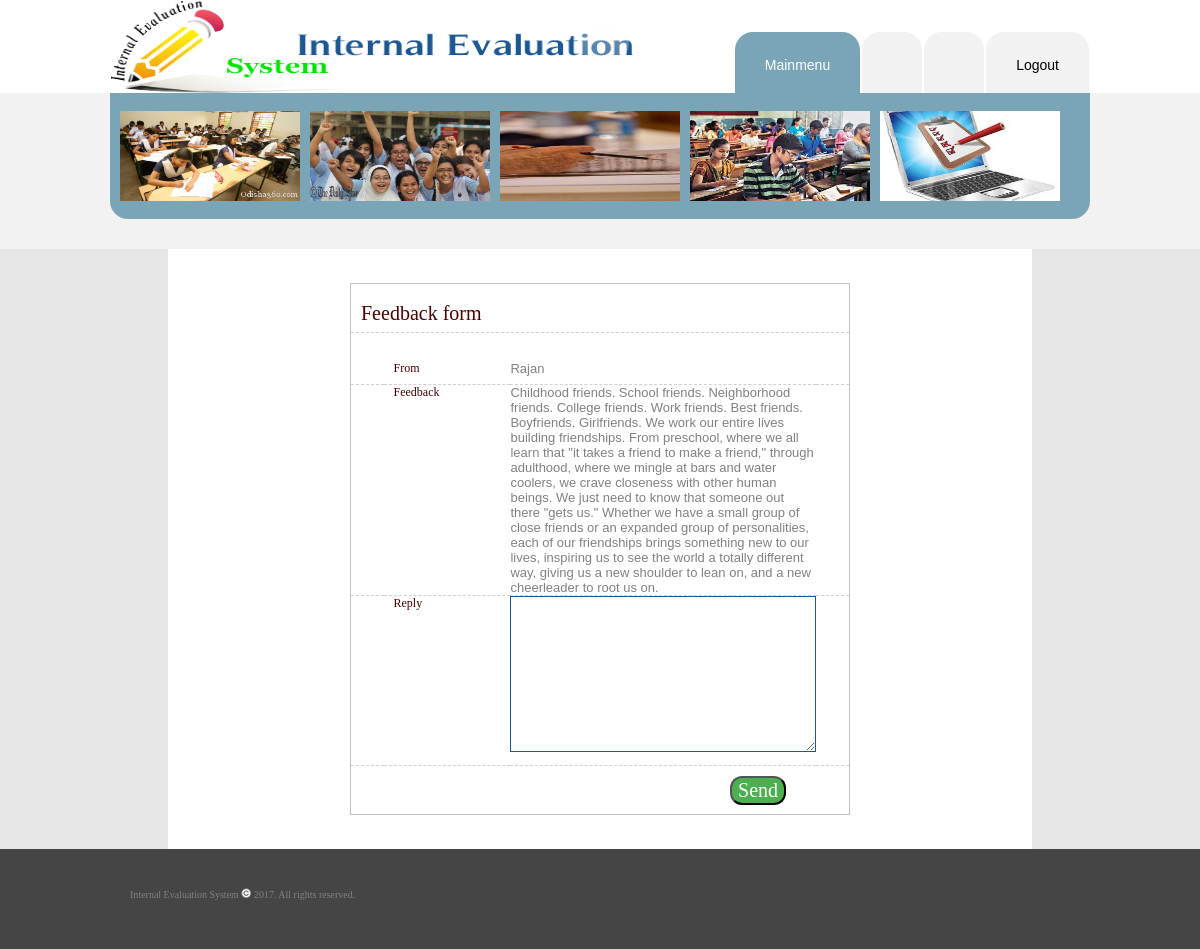
Page /danish/feedback_reply.php?sid=58ed04c84c143 (signed in) on the committed database.
### tables this page shows
CREATE TABLE IF NOT EXISTS `feedback` (
  `feedbackid` varchar(50) NOT NULL,
  `fromuser` varchar(50) NOT NULL,
  `feedback` text NOT NULL,
  `reply` text NOT NULL,
  `dateofreply` varchar(20) NOT NULL,
  `status` varchar(1) NOT NULL DEFAULT 'T',
  `date` varchar(20) NOT NULL
);

### danish/feedback_reply.php (the view, shortened to what this page needs)
<?php
$error=isset($_REQUEST["error"])?$_REQUEST["error"]:"";
$sid=isset($_REQUEST["sid"])?$_REQUEST["sid"]:"";
include("cont.php");
$p="select * from feedback where feedbackid='$sid'";
$qry=mysqli_query($con,$p);
$res=mysqli_fetch_row($qry);
include("admintop.php");
?>
<form action="feedback_reply.php" method="post">
  <div align="center">
    <center>
    <table border="0" cellpadding="0" cellspacing="0" width="72%" height="600" class="bkwhite">
      <tr>
        <td width="100%" height="448">
        <div align="center">
          <center>
          <table border="0" cellpadding="0" cellspacing="0" width="70%" height="187" class="tab">
            <tr>
              <td width="118%" colspan="5" height="38" class="title" id="border_bottom">
              Feedback form</td>
            </tr>
            <tr>
              <td width="100%" colspan="5" height="20" class="msg"><center><?=$error?></center></td>
            </tr>
            <tr>
              <td width="1%" height="31" id="border_bottom">&nbsp;</td>
              <td width="34%" height="31" class="labels" id="border_bottom">
              From</td>
              <td width="61%" height="31" id="border_bottom" colspan="2" >
              <?=$res[1]?></td>
              <td width="25%" height="31" id="border_bottom">&nbsp;</td>
            </tr>
            <tr>
              <td width="1%" height="46" id="border_bottom">&nbsp;</td>
              <td width="34%" height="46" class="labels" id="border_bottom" valign="top">
              Feedback</td>
              <td width="61%" height="46" id="border_bottom" valign="top" colspan="2">
              <?=$res[2]?></td>
              <td width="25%" height="46" id="border_bottom">&nbsp;</td>
            </tr>
            <tr>
              <td width="1%" height="169" id="border_bottom">&nbsp;</td>
              <td width="19%" height="169" class="labels" id="border_bottom" valign="top">
              Reply</td>
              <td width="61%" height="169" id="border_bottom" colspan="2" valign="top">
              <textarea rows="2" name="reply" cols="20" class="textarea"></textarea></td>
              <td width="25%" height="169" id="border_bottom">&nbsp;</td>
            </tr>
            <tr>
              <td width="10%" height="48"><center>&nbsp;</center></td>
              <td width="20%" height="48">&nbsp;</td>
              <td width="36%" height="48">&nbsp;</td>
              <td width="10%" height="48">
              <input type="submit" value="Send" name="action" class="buttons"></td>
              <td width="24%" height="48">&nbsp;</td>
            </tr>
          </table>
          </center>
        </div>
        </td>
      </tr>
    </table>
    </center>
  </div>
</form>
<?php
include("bottom.php");
?>

### danish/images/stylesheet.css (style rules this page uses)
body { margin: 0px; color: rgb(129, 129, 129); font-family: Arial, Helvetica, sans-serif; font-size: 13px; background-color: rgb(242, 242, 242); }
.bkwhite { background:#ffffff; }
.title { font-size: 20px; color: #480000; font-family: verdana; padding-left: 10px; }
.tab { padding-top:10px; border: 1px solid #C4C0C0; width:500px; background-color:#ffffff; }
.labels { font-size: 12px; color: #480000; font-family: verdana; padding-left: 10px; }
.buttons { color: #ffffff; background-color: #4CAF50; font-size: 20px; border-radius: 12px; font-family:verdana; }
#border_bottom { border-bottom: 1px dashed #d0d0d0; }
.textarea { border: 1px solid #1C5792; width: 300px; height: 150px; }
.msg { color: #ff0000; font-size: 11px; font-family: Verdana; }

### rows in the picture
feedback: fromuser "Rajan", feedback "Childhood friends. School friends. Neighborhood friends. College friends. Work friends. Best friends. Boyfriends. Girlfriends. We work our entire lives building friendships. From preschool, where we all learn that \"it takes a friend to make a friend,\" through adulthood, where we mingle at bars and water coolers, we crave closeness with other human beings. We just need to know that someone out there \"gets us.\" Whether we have a small group of close friends or an expanded group of personalities, each of our friendships brings something new to our lives, inspiring us to see the world a totally different way, giving us a new shoulder to lean on, and a new cheerleader to root us on."
